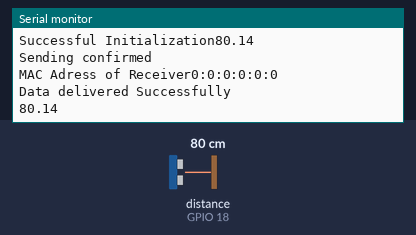
This sketch was run on a simulated ESP32. On the bench: the last lines printed to the serial monitor. Wiring (inferred from the names in the program): ultrasonic range finder: trigger GPIO 5; echo GPIO 18. The test bench sets the inputs (shaded band); at power-on: distance to the obstacle (sensor on GPIO 18) 80 cm. The echo pulse lasts 58.3 µs per cm.

Above: at 4.8 s.
4.9 s: distance to the obstacle (sensor on GPIO 18) set to 2 cm
At 7.2 s:
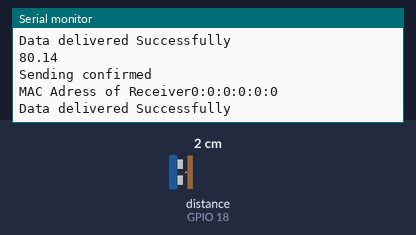
9.9 s: distance to the obstacle (sensor on GPIO 18) set to 4 cm
At 13.0 s:
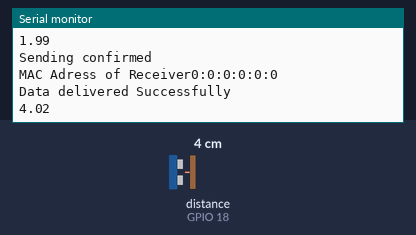
Timing chart, 0 to 14.5 s (numbered marks = the images above; inputs shaded):
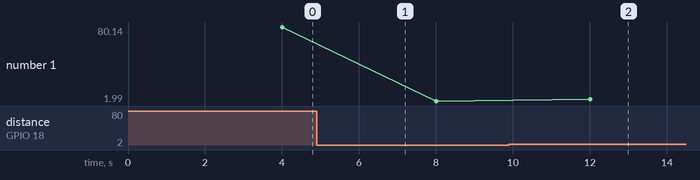

The sketch:

obstacleDetector.ino
```cpp
//Library Included
#include <esp_now.h>
#include <WiFi.h>
int  trigPin = 5;
int  echoPin = 18;
//universal variables
float data;
bool obstacle;

//using unidentified int because MAC Address is always positive and for normal int it ranges from -128 to 127 whreas unsigned from 0 to 255 so it increases the range.
uint8_t MAC[]={0x30, 0xC6, 0xF7, 0x14, 0xFC, 0x9C};

//esp_now allows data transfers only in the form of packets hence we use structure
typedef struct data1
{
  float a;
  bool b;
} data1;

//created a structured object
data1 data_set;

//  esp_now_peer_info_t structure  contains information about the peer being added,
//such as its MAC address and communication settings and peerInfo is an instance of this structure it has many mamebers like peer_addr.
esp_now_peer_info_t peerInfo;

//callback fxn execution every time data is sent.
//MAC_Address is the pointer of unsigned in constaining receiver MAC.
//status is of type "esp_now_send_status_t"- is an eunmerated data type in the ESP-IDF((Espressif IoT Development Framework)API.
//(An enumerated data type is like a list of things that you can use in your program.
//Each thing in the list has a name that you choose, and a number that the computer assigns to it.
//You can use the names in your program instead of the numbers, which makes your program easier to read and understand.)
void Call_Back(const uint8_t *MAC_Address,esp_now_send_status_t status)
{
  Serial.print("MAC Adress of Receiver");
   for(int i = 0; i < 6; i++)
   {
    Serial.print(MAC_Address[i], HEX);
    if(i < 5) Serial.print(":");
  }
  Serial.println();
  if(status==ESP_NOW_SEND_SUCCESS)
  {
    Serial.println("Data delivered Successfully");
  }
  else
  {
   Serial.println("Error delivering Data");
  }
}
//ESP_NOW_SEND_SUCCESS is not an inbuilt fxn but a predefined constant.
//It is used to represent the status of a data packet sent using the ESP-NOW protocol.
//It is a part of the esp_now_send_status_t enumerated data type.
void setup(){
pinMode(trigPin, OUTPUT);
pinMode(echoPin, INPUT);
  //setting up serial monitor at 115200 as the baud rate of wifi is higher than normal
  Serial.begin(9600);

 //set ESP32 as wifi_station or client in order to initialize the espnow protocol
  WiFi.mode(WIFI_STA);

//esp_now_init() is a function provided by the ESP-IDF.It is used to initilze the ESP-NOW Protocol
//function sets up the necessary internal data structures and resources required by the ESP-NOW protocol, including registering the callback functions.
//If the initialization is successful, the function returns ESP_OK
  if(esp_now_init()== ESP_OK)
  {
    Serial.print("Successful Initialization");
  }
  else
  {
   if(esp_now_init()== ESP_ERR_NO_MEM)
   Serial.print("Not Enough Memory");
   else if(esp_now_init() == ESP_ERR_ESPNOW_NOT_INIT)
   Serial.print("Wifi not initialized");
   else if(esp_now_init() == ESP_ERR_INVALID_STATE)
   Serial.print("invalid state");
   else
   Serial.print("Error initializing ESP_NOW");
  }


//Regestering callback fxn
  esp_now_register_send_cb(Call_Back);

//memcpy is a function of standard C library that copiesthe second block to the first block with a particular size.
//here it copies from MAC array to peer_addr
  memcpy(peerInfo.peer_addr, MAC, 6);
  peerInfo.channel = 0; //The ESP32 supports 13 wifi channel,with 0 used for ESP_NOW.
  peerInfo.encrypt = false; //This ensures there is no encryption

  if (esp_now_add_peer(&peerInfo) != ESP_OK){
    Serial.println("Failed to add peer");
    return;
  }
}
 void loop()
 {
 int duration;
 float distance;
 digitalWrite(trigPin, HIGH);
 delayMicroseconds(1000);
 digitalWrite(trigPin, LOW);

 duration = pulseIn(echoPin,HIGH);
 distance = ( duration / 2) / 29.1;
 if ( distance < 0 )
 {
  Serial.println("Distance =0");
  data_set.a=distance;
  data_set.b=false;
 }

 if ( (distance >= 0) && (distance <= 5 ))
 {
  Serial.println(distance);
  data_set.a=distance;
  data_set.b=true;
 }
 if (distance > 5)
 {
  Serial.println(distance);
  data_set.a=distance;
  data_set.b=false;
 }

 Serial.println("");
 delay(2000);

 esp_err_t result = esp_now_send(MAC, (uint8_t *) &data_set, sizeof(data_set));

  if (result == ESP_OK) {
    Serial.println("Sending confirmed");
  }
  else {
    Serial.println("Sending error");
  }
  delay(2000);

 }
```

Measured:
- after the input at 9.9 s, the serial monitor: prints a new line after 2.1 s (image 2)
- plotted number 1: 80.14 → 1.99 after the input at 4.9 s, 1.99 → 4.02 after the input at 9.9 s
